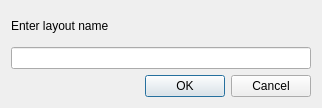
<?xml version="1.0" encoding="UTF-8"?>
<ui version="4.0">
 <class>SaveLayoutDialog</class>
 <widget class="QDialog" name="SaveLayoutDialog">
  <property name="geometry">
   <rect>
    <x>0</x>
    <y>0</y>
    <width>322</width>
    <height>108</height>
   </rect>
  </property>
  <property name="windowTitle">
   <string>Saving layout</string>
  </property>
  <layout class="QVBoxLayout" name="verticalLayout">
   <item>
    <widget class="QLabel" name="label">
     <property name="text">
      <string>Enter layout name</string>
     </property>
    </widget>
   </item>
   <item>
    <widget class="QLineEdit" name="layoutNameLineEdit"/>
   </item>
   <item>
    <widget class="QDialogButtonBox" name="buttonBox">
     <property name="standardButtons">
      <set>QDialogButtonBox::Cancel|QDialogButtonBox::Ok</set>
     </property>
    </widget>
   </item>
  </layout>
 </widget>
 <resources/>
 <connections/>
</ui>
